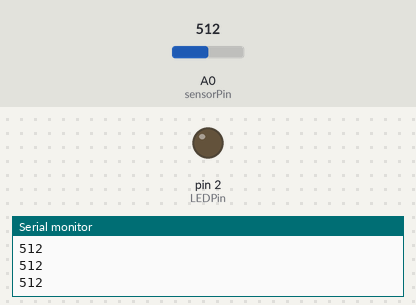
The sketch below on a simulated Arduino Uno, built with avr-gcc and run on an emulated ATmega328P. Parts: output pins drawn as LEDs (lit = HIGH), the last lines printed to the serial monitor. Inputs (shaded band) come from the test bench; at power-on: A0 (sensorPin) = 512.

Above: at 1.2 s.
1.3 s: A0 (sensorPin) set to 469
2.8 s: A0 (sensorPin) set to 435
At 4.0 s:
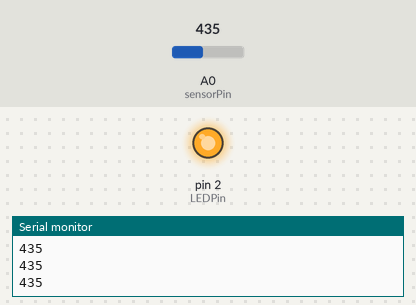
4.3 s: A0 (sensorPin) set to 511
At 5.2 s:
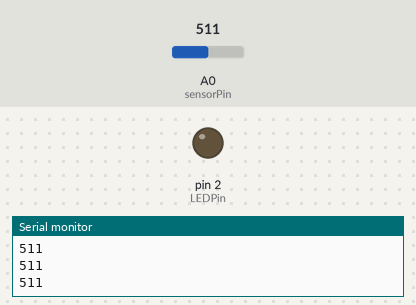
5.8 s: A0 (sensorPin) set to 306
At 6.4 s:
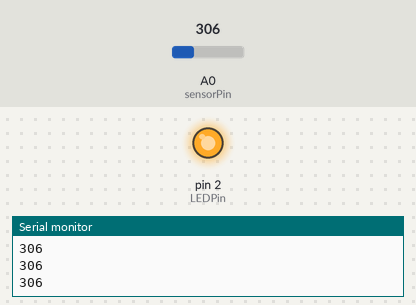
Timing chart, 0 to 8.3 s (numbered marks = the images above; inputs shaded):
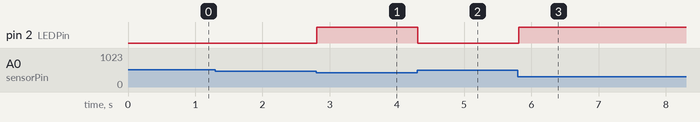

The sketch:

Thermometer.ino
```cpp
// Circuit Key:
// Voltage divider output should be plugged into A0
// LED should be plugged into D2


const int sensorPin = A0;
const int LEDPin = 2;
int sensorVal;
int ambientTemp;

const int thresh = 60;

void setup() {
  // put your setup code here, to run once:
  Serial.begin(9600);
  pinMode(LEDPin, OUTPUT);
  digitalWrite(LEDPin, HIGH);
  ambientTemp = analogRead(sensorPin);
  digitalWrite(LEDPin, LOW);
}


void loop() {
  // put your main code here, to run repeatedly:
  sensorVal = analogRead(sensorPin);
  Serial.println(sensorVal);

  if(sensorVal < ambientTemp - thresh){
    digitalWrite(LEDPin, HIGH);
  }
  else{
    digitalWrite(LEDPin, LOW);
  }
}
```

Measured:
- the behaviour switches between 452 and 451 on A0 (sensorPin) (found by bisection; images 0 and 1)
- after the input at 2.8 s, pin 2 (LEDPin): LOW → HIGH at once
- after the input at 4.3 s, pin 2 (LEDPin): HIGH → LOW at once
- after the input at 5.8 s, pin 2 (LEDPin): LOW → HIGH at once
